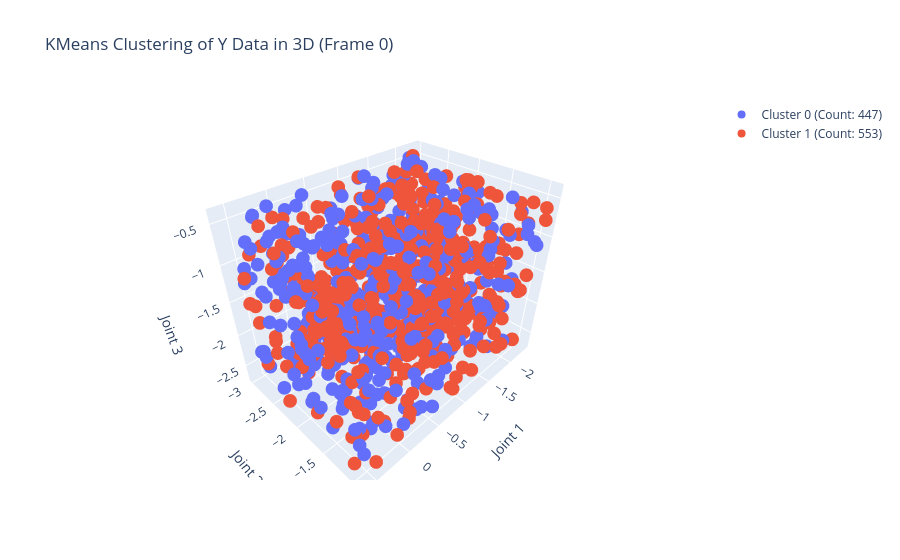
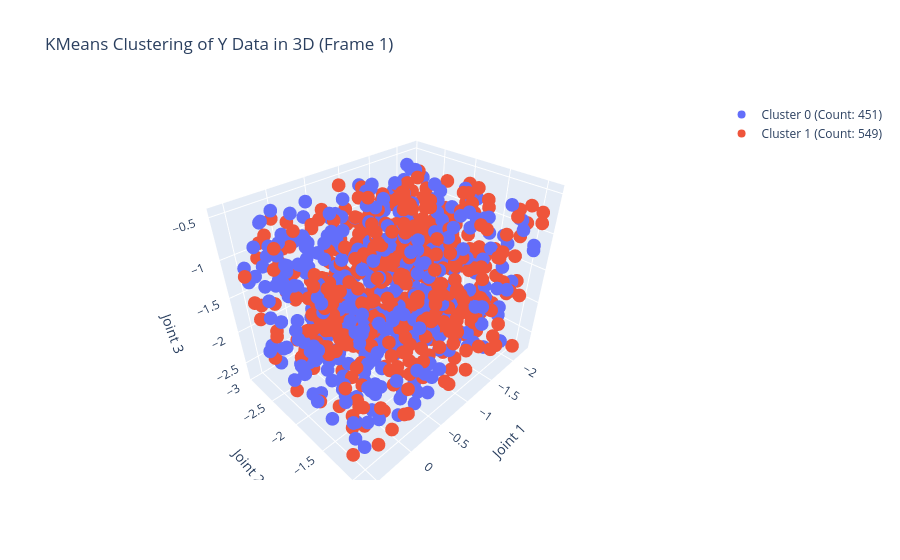
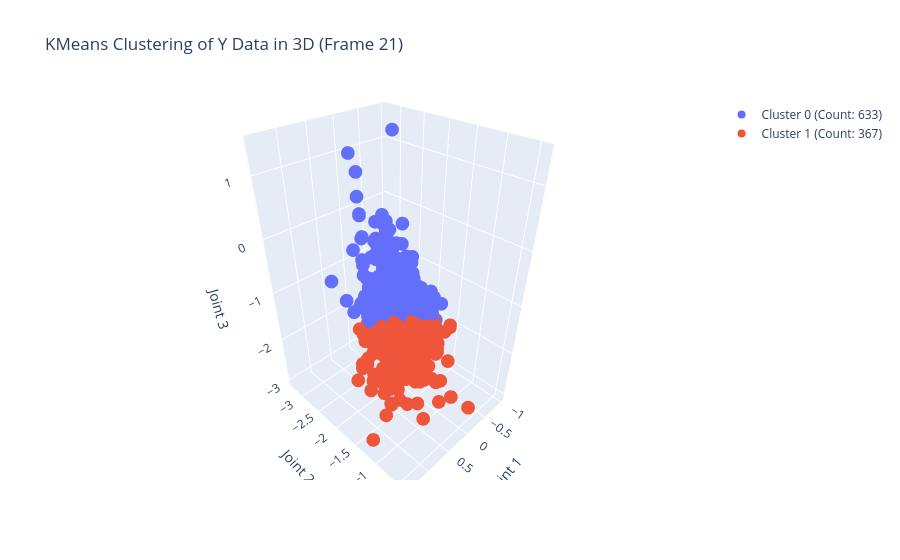
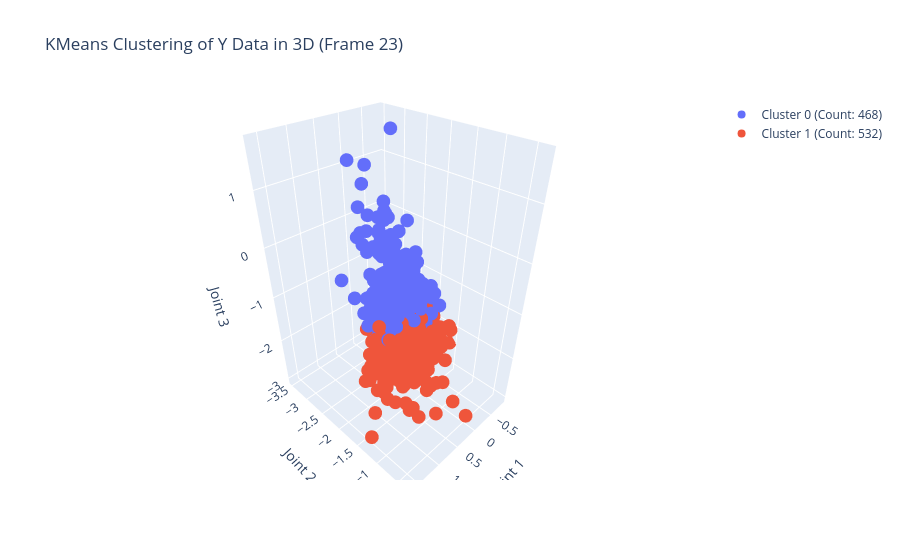

Write notebook code for charts like these, in order.
### Code cell
# mix data
plot_clusters(Y_left_sub, 0, 2, [1, 2, 3])

### Figure 1 — Plotly figure (JSON) as saved in the notebook; plotly's stock layout.template omitted (floating-point values rounded to 4 significant figures; data arrays with more than 128 entries replaced by an {"elided": "..."} marker saying what was removed)
{"data": [{"mode": "markers", "name": "Cluster 0 (Count: 447)", "type": "scatter3d", "x": {"elided": "447 float values"}, "y": {"elided": "447 float values"}, "z": {"elided": "447 float values"}}, {"mode": "markers", "name": "Cluster 1 (Count: 553)", "type": "scatter3d", "x": {"elided": "553 float values"}, "y": {"elided": "553 float values"}, "z": {"elided": "553 float values"}}], "layout": {"scene": {"xaxis": {"title": {"text": "Joint 1"}}, "yaxis": {"title": {"text": "Joint 2"}}, "zaxis": {"title": {"text": "Joint 3"}}}, "title": {"text": "KMeans Clustering of Y Data in 3D (Frame 0)"}}}

### Figure 2 — Plotly figure (JSON) as saved in the notebook; plotly's stock layout.template omitted (floating-point values rounded to 4 significant figures; data arrays with more than 128 entries replaced by an {"elided": "..."} marker saying what was removed)
{"data": [{"mode": "markers", "name": "Cluster 0 (Count: 451)", "type": "scatter3d", "x": {"elided": "451 float values"}, "y": {"elided": "451 float values"}, "z": {"elided": "451 float values"}}, {"mode": "markers", "name": "Cluster 1 (Count: 549)", "type": "scatter3d", "x": {"elided": "549 float values"}, "y": {"elided": "549 float values"}, "z": {"elided": "549 float values"}}], "layout": {"scene": {"xaxis": {"title": {"text": "Joint 1"}}, "yaxis": {"title": {"text": "Joint 2"}}, "zaxis": {"title": {"text": "Joint 3"}}}, "title": {"text": "KMeans Clustering of Y Data in 3D (Frame 1)"}}}

### Figure 3 — Plotly figure (JSON) as saved in the notebook; plotly's stock layout.template omitted (floating-point values rounded to 4 significant figures; data arrays with more than 128 entries replaced by an {"elided": "..."} marker saying what was removed)
{"data": [{"mode": "markers", "name": "Cluster 0 (Count: 633)", "type": "scatter3d", "x": {"elided": "633 float values"}, "y": {"elided": "633 float values"}, "z": {"elided": "633 float values"}}, {"mode": "markers", "name": "Cluster 1 (Count: 367)", "type": "scatter3d", "x": {"elided": "367 float values"}, "y": {"elided": "367 float values"}, "z": {"elided": "367 float values"}}], "layout": {"scene": {"xaxis": {"title": {"text": "Joint 1"}}, "yaxis": {"title": {"text": "Joint 2"}}, "zaxis": {"title": {"text": "Joint 3"}}}, "title": {"text": "KMeans Clustering of Y Data in 3D (Frame 21)"}}}

### Figure 4 — Plotly figure (JSON) as saved in the notebook; plotly's stock layout.template omitted (floating-point values rounded to 4 significant figures; data arrays with more than 128 entries replaced by an {"elided": "..."} marker saying what was removed)
{"data": [{"mode": "markers", "name": "Cluster 0 (Count: 468)", "type": "scatter3d", "x": {"elided": "468 float values"}, "y": {"elided": "468 float values"}, "z": {"elided": "468 float values"}}, {"mode": "markers", "name": "Cluster 1 (Count: 532)", "type": "scatter3d", "x": {"elided": "532 float values"}, "y": {"elided": "532 float values"}, "z": {"elided": "532 float values"}}], "layout": {"scene": {"xaxis": {"title": {"text": "Joint 1"}}, "yaxis": {"title": {"text": "Joint 2"}}, "zaxis": {"title": {"text": "Joint 3"}}}, "title": {"text": "KMeans Clustering of Y Data in 3D (Frame 23)"}}}
